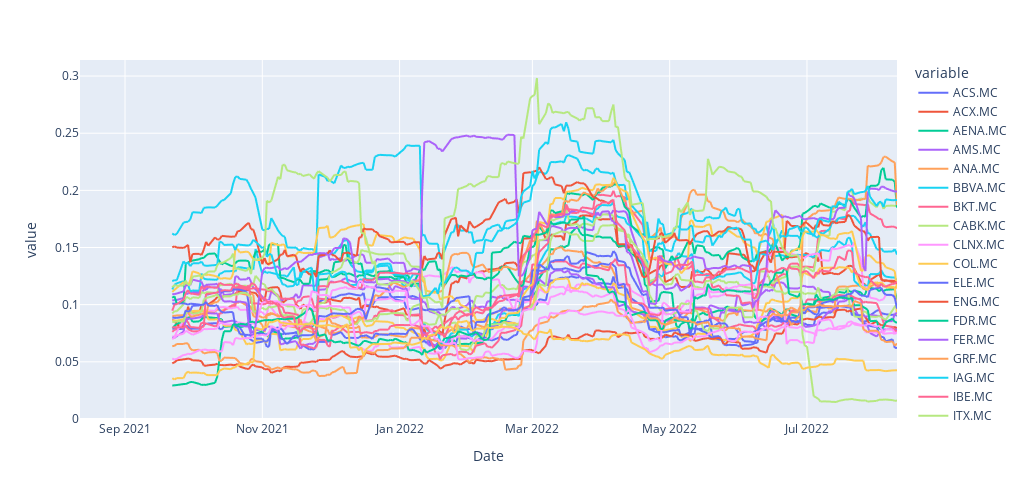

The notebook cell this image was saved under:
### Code cell
#TRAILING VOLATILITY OVER TIME
trade_days = 30
volatility = log_returns.rolling(window=trade_days).std()*np.sqrt(trade_days)
volatility.plot().update_layout(autosize=False, width = 1024, height = 500)

### Figure 1 — Plotly figure (JSON) as saved in the notebook; plotly's stock layout.template omitted (floating-point values rounded to 4 significant figures; data arrays with more than 128 entries replaced by an {"elided": "..."} marker saying what was removed)
{"data": [{"hovertemplate": "variable=ACS.MC<br>Date=%{x}<br>value=%{y}<extra></extra>", "legendgroup": "ACS.MC", "line": {"color": "#636efa", "dash": "solid"}, "marker": {"symbol": "circle"}, "mode": "lines", "name": "ACS.MC", "showlegend": true, "type": "scattergl", "x": {"elided": "256 str values"}, "xaxis": "x", "y": {"elided": "256 float values"}, "yaxis": "y"}, {"hovertemplate": "variable=ACX.MC<br>Date=%{x}<br>value=%{y}<extra></extra>", "legendgroup": "ACX.MC", "line": {"color": "#EF553B", "dash": "solid"}, "marker": {"symbol": "circle"}, "mode": "lines", "name": "ACX.MC", "showlegend": true, "type": "scattergl", "x": {"elided": "256 str values"}, "xaxis": "x", "y": {"elided": "256 float values"}, "yaxis": "y"}, {"hovertemplate": "variable=AENA.MC<br>Date=%{x}<br>value=%{y}<extra></extra>", "legendgroup": "AENA.MC", "line": {"color": "#00cc96", "dash": "solid"}, "marker": {"symbol": "circle"}, "mode": "lines", "name": "AENA.MC", "showlegend": true, "type": "scattergl", "x": {"elided": "256 str values"}, "xaxis": "x", "y": {"elided": "256 float values"}, "yaxis": "y"}, {"hovertemplate": "variable=AMS.MC<br>Date=%{x}<br>value=%{y}<extra></extra>", "legendgroup": "AMS.MC", "line": {"color": "#ab63fa", "dash": "solid"}, "marker": {"symbol": "circle"}, "mode": "lines", "name": "AMS.MC", "showlegend": true, "type": "scattergl", "x": {"elided": "256 str values"}, "xaxis": "x", "y": {"elided": "256 float values"}, "yaxis": "y"}, {"hovertemplate": "variable=ANA.MC<br>Date=%{x}<br>value=%{y}<extra></extra>", "legendgroup": "ANA.MC", "line": {"color": "#FFA15A", "dash": "solid"}, "marker": {"symbol": "circle"}, "mode": "lines", "name": "ANA.MC", "showlegend": true, "type": "scattergl", "x": {"elided": "256 str values"}, "xaxis": "x", "y": {"elided": "256 float values"}, "yaxis": "y"}, {"hovertemplate": "variable=BBVA.MC<br>Date=%{x}<br>value=%{y}<extra></extra>", "legendgroup": "BBVA.MC", "line": {"color": "#19d3f3", "dash": "solid"}, "marker": {"symbol": "circle"}, "mode": "lines", "name": "BBVA.MC", "showlegend": true, "type": "scattergl", "x": {"elided": "256 str values"}, "xaxis": "x", "y": {"elided": "256 float values"}, "yaxis": "y"}, {"hovertemplate": "variable=BKT.MC<br>Date=%{x}<br>value=%{y}<extra></extra>", "legendgroup": "BKT.MC", "line": {"color": "#FF6692", "dash": "solid"}, "marker": {"symbol": "circle"}, "mode": "lines", "name": "BKT.MC", "showlegend": true, "type": "scattergl", "x": {"elided": "256 str values"}, "xaxis": "x", "y": {"elided": "256 float values"}, "yaxis": "y"}, {"hovertemplate": "variable=CABK.MC<br>Date=%{x}<br>value=%{y}<extra></extra>", "legendgroup": "CABK.MC", "line": {"color": "#B6E880", "dash": "solid"}, "marker": {"symbol": "circle"}, "mode": "lines", "name": "CABK.MC", "showlegend": true, "type": "scattergl", "x": {"elided": "256 str values"}, "xaxis": "x", "y": {"elided": "256 float values"}, "yaxis": "y"}, {"hovertemplate": "variable=CLNX.MC<br>Date=%{x}<br>value=%{y}<extra></extra>", "legendgroup": "CLNX.MC", "line": {"color": "#FF97FF", "dash": "solid"}, "marker": {"symbol": "circle"}, "mode": "lines", "name": "CLNX.MC", "showlegend": true, "type": "scattergl", "x": {"elided": "256 str values"}, "xaxis": "x", "y": {"elided": "256 float values"}, "yaxis": "y"}, {"hovertemplate": "variable=COL.MC<br>Date=%{x}<br>value=%{y}<extra></extra>", "legendgroup": "COL.MC", "line": {"color": "#FECB52", "dash": "solid"}, "marker": {"symbol": "circle"}, "mode": "lines", "name": "COL.MC", "showlegend": true, "type": "scattergl", "x": {"elided": "256 str values"}, "xaxis": "x", "y": {"elided": "256 float values"}, "yaxis": "y"}, {"hovertemplate": "variable=ELE.MC<br>Date=%{x}<br>value=%{y}<extra></extra>", "legendgroup": "ELE.MC", "line": {"color": "#636efa", "dash": "solid"}, "marker": {"symbol": "circle"}, "mode": "lines", "name": "ELE.MC", "showlegend": true, "type": "scattergl", "x": {"elided": "256 str values"}, "xaxis": "x", "y": {"elided": "256 float values"}, "yaxis": "y"}, {"hovertemplate": "variable=ENG.MC<br>Date=%{x}<br>value=%{y}<extra></extra>", "legendgroup": "ENG.MC", "line": {"color": "#EF553B", "dash": "solid"}, "marker": {"symbol": "circle"}, "mode": "lines", "name": "ENG.MC", "showlegend": true, "type": "scattergl", "x": {"elided": "256 str values"}, "xaxis": "x", "y": {"elided": "256 float values"}, "yaxis": "y"}, {"hovertemplate": "variable=FDR.MC<br>Date=%{x}<br>value=%{y}<extra></extra>", "legendgroup": "FDR.MC", "line": {"color": "#00cc96", "dash": "solid"}, "marker": {"symbol": "circle"}, "mode": "lines", "name": "FDR.MC", "showlegend": true, "type": "scattergl", "x": {"elided": "256 str values"}, "xaxis": "x", "y": {"elided": "256 float values"}, "yaxis": "y"}, {"hovertemplate": "variable=FER.MC<br>Date=%{x}<br>value=%{y}<extra></extra>", "legendgroup": "FER.MC", "line": {"color": "#ab63fa", "dash": "solid"}, "marker": {"symbol": "circle"}, "mode": "lines", "name": "FER.MC", "showlegend": true, "type": "scattergl", "x": {"elided": "256 str values"}, "xaxis": "x", "y": {"elided": "256 float values"}, "yaxis": "y"}, {"hovertemplate": "variable=GRF.MC<br>Date=%{x}<br>value=%{y}<extra></extra>", "legendgroup": "GRF.MC", "line": {"color": "#FFA15A", "dash": "solid"}, "marker": {"symbol": "circle"}, "mode": "lines", "name": "GRF.MC", "showlegend": true, "type": "scattergl", "x": {"elided": "256 str values"}, "xaxis": "x", "y": {"elided": "256 float values"}, "yaxis": "y"}, {"hovertemplate": "variable=IAG.MC<br>Date=%{x}<br>value=%{y}<extra></extra>", "legendgroup": "IAG.MC", "line": {"color": "#19d3f3", "dash": "solid"}, "marker": {"symbol": "circle"}, "mode": "lines", "name": "IAG.MC", "showlegend": true, "type": "scattergl", "x": {"elided": "256 str values"}, "xaxis": "x", "y": {"elided": "256 float values"}, "yaxis": "y"}, {"hovertemplate": "variable=IBE.MC<br>Date=%{x}<br>value=%{y}<extra></extra>", "legendgroup": "IBE.MC", "line": {"color": "#FF6692", "dash": "solid"}, "marker": {"symbol": "circle"}, "mode": "lines", "name": "IBE.MC", "showlegend": true, "type": "scattergl", "x": {"elided": "256 str values"}, "xaxis": "x", "y": {"elided": "256 float values"}, "yaxis": "y"}, {"hovertemplate": "variable=ITX.MC<br>Date=%{x}<br>value=%{y}<extra></extra>", "legendgroup": "ITX.MC", "line": {"color": "#B6E880", "dash": "solid"}, "marker": {"symbol": "circle"}, "mode": "lines", "name": "ITX.MC", "showlegend": true, "type": "scattergl", "x": {"elided": "256 str values"}, "xaxis": "x", "y": {"elided": "256 float values"}, "yaxis": "y"}, {"hovertemplate": "variable=MAP.MC<br>Date=%{x}<br>value=%{y}<extra></extra>", "legendgroup": "MAP.MC", "line": {"color": "#FF97FF", "dash": "solid"}, "marker": {"symbol": "circle"}, "mode": "lines", "name": "MAP.MC", "showlegend": true, "type": "scattergl", "x": {"elided": "256 str values"}, "xaxis": "x", "y": {"elided": "256 float values"}, "yaxis": "y"}, {"hovertemplate": "variable=MEL.MC<br>Date=%{x}<br>value=%{y}<extra></extra>", "legendgroup": "MEL.MC", "line": {"color": "#FECB52", "dash": "solid"}, "marker": {"symbol": "circle"}, "mode": "lines", "name": "MEL.MC", "showlegend": true, "type": "scattergl", "x": {"elided": "256 str values"}, "xaxis": "x", "y": {"elided": "256 float values"}, "yaxis": "y"}, {"hovertemplate": "variable=MRL.MC<br>Date=%{x}<br>value=%{y}<extra></extra>", "legendgroup": "MRL.MC", "line": {"color": "#636efa", "dash": "solid"}, "marker": {"symbol": "circle"}, "mode": "lines", "name": "MRL.MC", "showlegend": true, "type": "scattergl", "x": {"elided": "256 str values"}, "xaxis": "x", "y": {"elided": "256 float values"}, "yaxis": "y"}, {"hovertemplate": "variable=MTS.MC<br>Date=%{x}<br>value=%{y}<extra></extra>", "legendgroup": "MTS.MC", "line": {"color": "#EF553B", "dash": "solid"}, "marker": {"symbol": "circle"}, "mode": "lines", "name": "MTS.MC", "showlegend": true, "type": "scattergl", "x": {"elided": "256 str values"}, "xaxis": "x", "y": {"elided": "256 float values"}, "yaxis": "y"}, {"hovertemplate": "variable=NTGY.MC<br>Date=%{x}<br>value=%{y}<extra></extra>", "legendgroup": "NTGY.MC", "line": {"color": "#00cc96", "dash": "solid"}, "marker": {"symbol": "circle"}, "mode": "lines", "name": "NTGY.MC", "showlegend": true, "type": "scattergl", "x": {"elided": "256 str values"}, "xaxis": "x", "y": {"elided": "256 float values"}, "yaxis": "y"}, {"hovertemplate": "variable=PHM.MC<br>Date=%{x}<br>value=%{y}<extra></extra>", "legendgroup": "PHM.MC", "line": {"color": "#ab63fa", "dash": "solid"}, "marker": {"symbol": "circle"}, "mode": "lines", "name": "PHM.MC", "showlegend": true, "type": "scattergl", "x": {"elided": "256 str values"}, "xaxis": "x", "y": {"elided": "256 float values"}, "yaxis": "y"}, {"hovertemplate": "variable=REE.MC<br>Date=%{x}<br>value=%{y}<extra></extra>", "legendgroup": "REE.MC", "line": {"color": "#FFA15A", "dash": "solid"}, "marker": {"symbol": "circle"}, "mode": "lines", "name": "REE.MC", "showlegend": true, "type": "scattergl", "x": {"elided": "256 str values"}, "xaxis": "x", "y": {"elided": "256 float values"}, "yaxis": "y"}, {"hovertemplate": "variable=SAB.MC<br>Date=%{x}<br>value=%{y}<extra></extra>", "legendgroup": "SAB.MC", "line": {"color": "#19d3f3", "dash": "solid"}, "marker": {"symbol": "circle"}, "mode": "lines", "name": "SAB.MC", "showlegend": true, "type": "scattergl", "x": {"elided": "256 str values"}, "xaxis": "x", "y": {"elided": "256 float values"}, "yaxis": "y"}, {"hovertemplate": "variable=SAN.MC<br>Date=%{x}<br>value=%{y}<extra></extra>", "legendgroup": "SAN.MC", "line": {"color": "#FF6692", "dash": "solid"}, "marker": {"symbol": "circle"}, "mode": "lines", "name": "SAN.MC", "showlegend": true, "type": "scattergl", "x": {"elided": "256 str values"}, "xaxis": "x", "y": {"elided": "256 float values"}, "yaxis": "y"}, {"hovertemplate": "variable=SGRE.MC<br>Date=%{x}<br>value=%{y}<extra></extra>", "legendgroup": "SGRE.MC", "line": {"color": "#B6E880", "dash": "solid"}, "marker": {"symbol": "circle"}, "mode": "lines", "name": "SGRE.MC", "showlegend": true, "type": "scattergl", "x": {"elided": "256 str values"}, "xaxis": "x", "y": {"elided": "256 float values"}, "yaxis": "y"}, {"hovertemplate": "variable=TEF.MC<br>Date=%{x}<br>value=%{y}<extra></extra>", "legendgroup": "TEF.MC", "line": {"color": "#FF97FF", "dash": "solid"}, "marker": {"symbol": "circle"}, "mode": "lines", "name": "TEF.MC", "showlegend": true, "type": "scattergl", "x": {"elided": "256 str values"}, "xaxis": "x", "y": {"elided": "256 float values"}, "yaxis": "y"}, {"hovertemplate": "variable=VIS.MC<br>Date=%{x}<br>value=%{y}<extra></extra>", "legendgroup": "VIS.MC", "line": {"color": "#FECB52", "dash": "solid"}, "marker": {"symbol": "circle"}, "mode": "lines", "name": "VIS.MC", "showlegend": true, "type": "scattergl", "x": {"elided": "256 str values"}, "xaxis": "x", "y": {"elided": "256 float values"}, "yaxis": "y"}], "layout": {"autosize": false, "height": 500, "legend": {"title": {"text": "variable"}, "tracegroupgap": 0}, "margin": {"t": 60}, "width": 1024, "xaxis": {"anchor": "y", "autorange": true, "domain": [0, 1], "range": ["2021-08-12", "2022-08-10"], "title": {"text": "Date"}, "type": "date"}, "yaxis": {"anchor": "x", "autorange": true, "domain": [0, 1], "range": [-0.0009381, 0.3141], "title": {"text": "value"}, "type": "linear"}}}
